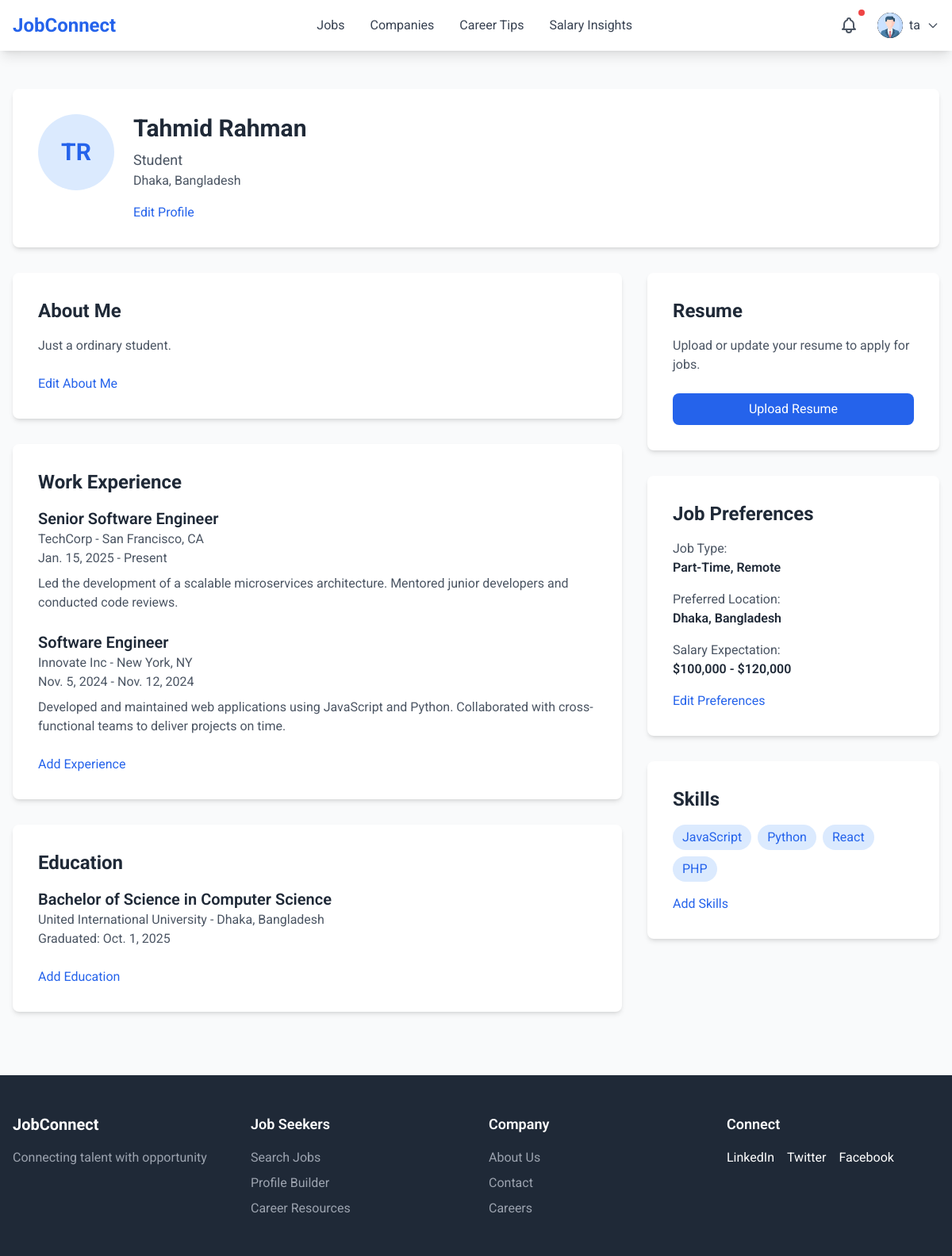
The page /jobseeker/profile/ (signed in) on the database its author committed.
### accounts/models.py (models this page shows, shortened)
class CustomUser(AbstractBaseUser, PermissionsMixin):
    name = models.CharField(max_length=100)
    username = models.CharField(max_length=100, unique=True)
    email = models.EmailField(unique=True)
    phone_no = models.CharField(max_length=15,null=True,blank=True)
    role = models.CharField(max_length=50, choices=[
        ('admin', 'Admin'),
        ('user', 'User'),
        ('employee', 'Employee'),
    ], default='user')
    is_active = models.BooleanField(default=True)
    is_staff = models.BooleanField(default=False)
    objects = CustomUserManager()
    USERNAME_FIELD = 'email'
    REQUIRED_FIELDS = ['username', 'name']

### jobseeker/models.py (models this page shows, shortened)
class Profile(models.Model):
    user = models.OneToOneField(CustomUser, on_delete=models.CASCADE, related_name='profile')
    profile_id = models.AutoField(primary_key=True)
    first_name = models.CharField(max_length=50, blank=True, null=True)
    last_name = models.CharField(max_length=50, blank=True, null=True)
    job_title = models.CharField(max_length=100, blank=True, null=True)
    location = models.CharField(max_length=100, blank=True, null=True)
    about_me = models.TextField( blank=True, null=True)

class Experience(models.Model):
    profile = models.ForeignKey(Profile, on_delete=models.CASCADE, related_name='experiences')
    job_title = models.CharField(max_length=100)
    company_name = models.CharField(max_length=100)
    location = models.CharField(max_length=100)
    start_date = models.DateField()
    end_date = models.DateField(blank=True, null=True)
    description = models.TextField()

class Education(models.Model):
    profile = models.ForeignKey(Profile, on_delete=models.CASCADE, related_name='educations')
    degree = models.CharField(max_length=100)
    school = models.CharField(max_length=100)
    location = models.CharField(max_length=100)
    graduation_date = models.DateField()

class JobPreference(models.Model):
    profile = models.OneToOneField(Profile, on_delete=models.CASCADE, related_name='job_preferences')
    job_type = models.CharField(max_length=50)
    preferred_location = models.CharField(max_length=100)
    salary_expectation = models.CharField(max_length=50)

class Skill(models.Model):
    profile = models.ForeignKey(Profile, on_delete=models.CASCADE, related_name='skills')
    name = models.CharField(max_length=50)

### jobseeker/views.py (the view)
    def wrapper(request, *args, **kwargs):
        if request.user.role != 'user':
            messages.error(request, "You are not authorized to view this page.")
            return redirect('login')
        return view_func(request, *args, **kwargs)

### jobseeker/views.py (called while the page is built)
def user_role_required(view_func):
    def wrapper(request, *args, **kwargs):
        if request.user.role != 'user':
            messages.error(request, "You are not authorized to view this page.")
            return redirect('login')
        return view_func(request, *args, **kwargs)
    return wrapper

@user_role_required
@login_required
def profile(request):
    pro = Profile.objects.get(user=request.user)
    edu = pro.educations.all()
    exp = pro.experiences.all()
    skill = pro.skills.all()
    prf = JobPreference.objects.get(profile=pro)
    return render(request, 'jobseeker/profile.html',{'pro': pro,'edu':edu, 'exp':exp, 'skill':skill,'prf':prf})

### static/templates/jobseeker/profile.html
{% extends 'base.html' %}
{% block nav %}
{% include 'components/main_nav.html' %}
{% endblock nav %}
{% block content %}
<section class="py-12 bg-gray-50">
    <div class="max-w-7xl mx-auto px-4">
        <div class="bg-white p-8 rounded-lg shadow-md mb-8">
            <div class="flex flex-col md:flex-row items-center md:items-start space-y-4 md:space-y-0 md:space-x-6">
                <div class="w-24 h-24 bg-blue-100 rounded-full flex items-center justify-center">
                    <span class="text-3xl font-bold text-blue-600">TR</span>
                </div>
                <div>
                    <h1 class="text-3xl font-bold text-gray-800 mb-2">{{pro.first_name}} {{pro.last_name}}</h1>
                    <p class="text-lg text-gray-600">{{pro.job_title}}</p>
                    <p class="text-gray-600">{{pro.location}}</p>
                    <div class="mt-4">
                        <a href="#" class="text-blue-600 hover:text-blue-700">Edit Profile</a>
                    </div>
                </div>
            </div>
        </div>
        <div class="grid grid-cols-1 lg:grid-cols-3 gap-8">
            <div class="lg:col-span-2">
                <div class="bg-white p-8 rounded-lg shadow-md mb-8">
                    <h2 class="text-2xl font-bold text-gray-800 mb-4">About Me</h2>
                    <p class="text-gray-600 mb-6">
                        {{pro.about_me}}
                    </p>
                    <a href="#" class="text-blue-600 hover:text-blue-700">Edit About Me</a>
                </div>
                <div class="bg-white p-8 rounded-lg shadow-md mb-8">
                    <h2 class="text-2xl font-bold text-gray-800 mb-4">Work Experience</h2>
                    {% for e in exp %}
                    <div class="mb-6">
                        <h3 class="text-xl font-semibold text-gray-800">{{e.job_title}}</h3>
                        <p class="text-gray-600">{{e.company_name}} - {{e.location}}</p>
                        <p class="text-gray-600">
                            {{ e.start_date }} -
                            {% if e.end_date %}
                            {{ e.end_date }}
                            {% else %}
                            Present
                            {% endif %}
                        </p>
                        <p class="text-gray-600 mt-2">
                            {{e.description}}
                        </p>
                    </div>
                    {% endfor %}
                    <a href="#" class="text-blue-600 hover:text-blue-700">Add Experience</a>
                </div>
                <div class="bg-white p-8 rounded-lg shadow-md mb-8">
                    <h2 class="text-2xl font-bold text-gray-800 mb-4">Education</h2>
                    {% for e in edu %}
                    <div class="mb-6">
                        <h3 class="text-xl font-semibold text-gray-800">{{e.degree}}</h3>
                        <p class="text-gray-600">{{e.school}} - {{e.location}}</p>
                        <p class="text-gray-600">Graduated: {{e.graduation_date}}</p>
                    </div>
                    {% endfor %}
                    <a href="#" class="text-blue-600 hover:text-blue-700">Add Education</a>
                </div>
            </div>
            <div class="lg:col-span-1">
                <div class="bg-white p-8 rounded-lg shadow-md mb-8">
                    <h2 class="text-2xl font-bold text-gray-800 mb-4">Resume</h2>
                    <p class="text-gray-600 mb-6">Upload or update your resume to apply for jobs.</p>
                    <button class="w-full bg-blue-600 text-white px-6 py-2 rounded-lg hover:bg-blue-700">
                        Upload Resume
                    </button>
                </div>
                <div class="bg-white p-8 rounded-lg shadow-md mb-8">
                    <h2 class="text-2xl font-bold text-gray-800 mb-4">Job Preferences</h2>
                    <div class="space-y-4">
                        <div>
                            <p class="text-gray-600">Job Type:</p>
                            <p class="text-gray-800 font-semibold">{{prf.job_type}}</p>
                        </div>
                        <div>
                            <p class="text-gray-600">Preferred Location:</p>
                            <p class="text-gray-800 font-semibold">{{prf.preferred_location}}</p>
                        </div>
                        <div>
                            <p class="text-gray-600">Salary Expectation:</p>
                            <p class="text-gray-800 font-semibold">{{prf.salary_expectation}}</p>
                        </div>
                    </div>
                    <a href="#" class="text-blue-600 hover:text-blue-700 mt-4 block">Edit Preferences</a>
                </div>
                <div class="bg-white p-8 rounded-lg shadow-md">
                    <h2 class="text-2xl font-bold text-gray-800 mb-4">Skills</h2>
                    <div class="flex flex-wrap gap-2">
                        {% for s in skill %}
                        <span class="bg-blue-100 text-blue-600 px-3 py-1 rounded-full">{{s.name}}</span>
                        {% endfor %}
                    </div>
                    <a href="#" class="text-blue-600 hover:text-blue-700 mt-4 block">Add Skills</a>
                </div>
            </div>
        </div>
    </div>
</section>
{% endblock content %}
{% block footer %}
{% include 'components/footer.html' %}
{% endblock footer %}

### static/templates/components/main_nav.html (shortened to what this page needs)
<nav class="bg-white shadow-lg sticky top-0">
    <div class="max-w-7xl mx-auto px-4">
        <div class="flex justify-between items-center h-16">
            <a href="/jobseeker/jobs/" class="flex items-center">
                <span class="text-2xl font-bold text-blue-600">JobConnect</span>
            </a>
            <div class="hidden md:flex space-x-8">
                <a href="/jobseeker/jobs"
                    class="hover:text-blue-600 {% if '/jobseeker/jobs' in request.path %} text-blue-600 {% else %} text-gray-700 {% endif %} ">
                    Jobs
                </a>
                <a href="/jobseeker/company"
                    class="{% if '/jobseeker/company' in request.path %} text-blue-600 {% else %} text-gray-700 {% endif %} hover:text-blue-600">Companies</a>
                <a href="/jobseeker/tips"
                    class="{% if '/jobseeker/tips' in request.path %} text-blue-600 {% else %} text-gray-700 {% endif %} hover:text-blue-600">Career
                    Tips</a>
                <a href="/jobseeker/salaryinsight"
                    class="{% if '/jobseeker/salaryinsight' in request.path %} text-blue-600 {% else %} text-gray-700 {% endif %} hover:text-blue-600">Salary
                    Insights</a>
            </div>
            <div class="flex items-center space-x-4">
                <div class="relative">
                    <button id="notificationButton" class="p-2 text-gray-600 hover:text-blue-600 relative">
                        <span class="absolute top-0 right-0 w-2 h-2 bg-red-500 rounded-full"></span>
                    </button>
                </div>
                <div class="relative">
                    <button id="profileButton" class="flex items-center space-x-2 focus:outline-none">
                        <img src="../../image/profile (1).png" alt="Profile" class="w-8 h-8 rounded-full bg-black">
                        <span class="hidden md:block text-gray-700">{{ request.user.username }}</span>
                        <svg class="w-4 h-4 text-gray-600" fill="none" stroke="currentColor" viewBox="0 0 24 24">
                            <path stroke-linecap="round" stroke-linejoin="round" stroke-width="2" d="M19 9l-7 7-7-7" />
                        </svg>
                    </button>
                </div>
            </div>
        </div>
    </div>
</nav>

### rows shown on the page
CustomUser: user.username "ta"
Profile: first_name "Tahmid", last_name "Rahman", job_title "Student", location "Dhaka, Bangladesh", about_me "Just a ordinary student."
Experience: job_title "Senior Software Engineer", company_name "TechCorp", location "San Francisco, CA", start_date "Jan. 15, 2025", shows "Present", description "Led the development of a scalable microservices architecture. Mentored junior developers and conducted code reviews."
Experience: job_title "Software Engineer", company_name "Innovate Inc", location "New York, NY", start_date "Nov. 5, 2024", end_date "Nov. 12, 2024", description "Developed and maintained web applications using JavaScript and Python. Collaborated with cross-functional teams to deliver projects on time."
Education: degree "Bachelor of Science in Computer Science", school "United International University", location "Dhaka, Bangladesh", graduation_date "Oct. 1, 2025"
JobPreference: job_type "Part-Time, Remote", preferred_location "Dhaka, Bangladesh", salary_expectation "$100,000 - $120,000"
Skill: name "JavaScript"
Skill: name "Python"
Skill: name "React"
Skill: name "PHP"
